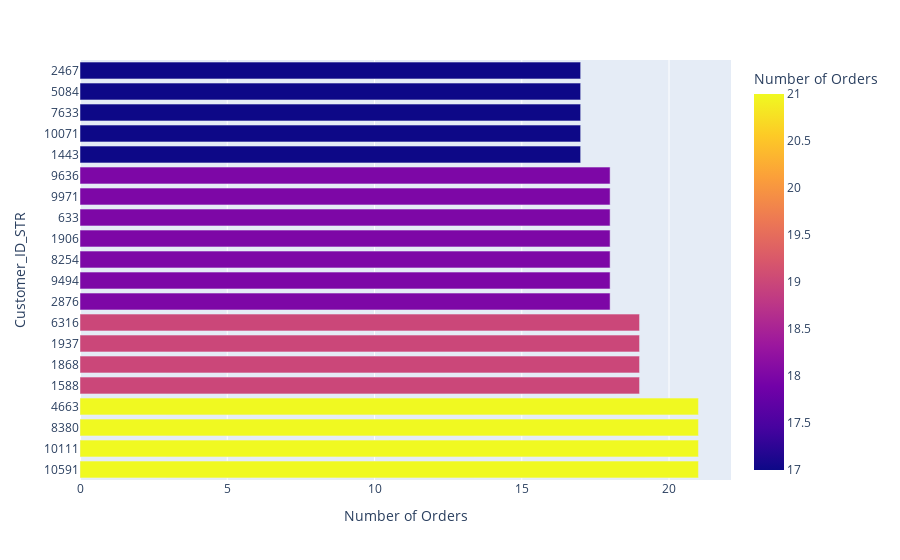

The code cell stored with this chart in its notebook:
### Code cell
data_delivery_status_region=df1.groupby(['Delivery Status', 'Order Region'])['Order Id'].count().reset_index(name='Number of Orders').sort_values(by= 'Number of Orders', ascending= False)
px.bar(data_delivery_status_region, x='Delivery Status', y='Number of Orders'  , color='Order Region',
      )
df1['Customer_ID_STR']=df1['Customer Id'].astype(str)

data_customers=df1.groupby(['Customer_ID_STR'])['Order Id'].count().reset_index(name='Number of Orders').sort_values(by= 'Number of Orders', ascending= False)
px.bar(data_customers.head(20),x='Number of Orders', y='Customer_ID_STR' , color='Number of Orders'      )

### Figure 1 — Plotly figure (JSON) as saved in the notebook; plotly's stock layout.template omitted (floating-point values rounded to 4 significant figures)
{"data": [{"alignmentgroup": "True", "hovertemplate": "Number of Orders=%{marker.color}<br>Customer_ID_STR=%{y}<extra></extra>", "legendgroup": "", "marker": {"color": [21, 21, 21, 21, 19, 19, 19, 19, 18, 18, 18, 18, 18, 18, 18, 17, 17, 17, 17, 17], "coloraxis": "coloraxis", "pattern": {"shape": ""}}, "name": "", "offsetgroup": "", "orientation": "h", "showlegend": false, "textposition": "auto", "x": [21, 21, 21, 21, 19, 19, 19, 19, 18, 18, 18, 18, 18, 18, 18, 17, 17, 17, 17, 17], "xaxis": "x", "y": ["10591", "10111", "8380", "4663", "1588", "1868", "1937", "6316", "2876", "9494", "8254", "1906", "633", "9971", "9636", "1443", "10071", "7633", "5084", "2467"], "yaxis": "y", "type": "bar"}], "layout": {"xaxis": {"anchor": "y", "domain": [0, 1], "title": {"text": "Number of Orders"}}, "yaxis": {"anchor": "x", "domain": [0, 1], "title": {"text": "Customer_ID_STR"}}, "coloraxis": {"colorbar": {"title": {"text": "Number of Orders"}}, "colorscale": [[0, "#0d0887"], [0.1111, "#46039f"], [0.2222, "#7201a8"], [0.3333, "#9c179e"], [0.4444, "#bd3786"], [0.5556, "#d8576b"], [0.6667, "#ed7953"], [0.7778, "#fb9f3a"], [0.8889, "#fdca26"], [1, "#f0f921"]]}, "legend": {"tracegroupgap": 0}, "margin": {"t": 60}, "barmode": "relative"}}
